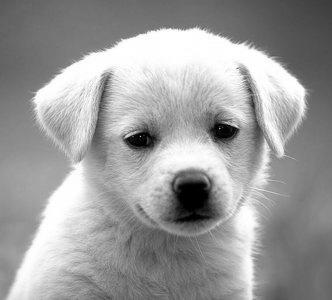
#> input picture 2. Assignment 2 - Image enhancement, Edge detection, and Frequency Domain Analysis/images/Task_2_Image_Restoration/5226523_orig.jpg, 332 x 300 px
$ python -i section1.py   (imports and definitions only)
#> lines starting #> are read from the running program, lines starting #| are printed output that depends on the picture; after the words box and inside, x2 and y2 are one past the last pixel; in counts of white or black regions, pixels touching at a corner belong together
### 2. Assignment 2 - Image enhancement, Edge detection, and Frequency Domain Analysis/utils.py
from pathlib import Path
import numpy as np
import cv2
import math

# ===================== Directory Layout =====================


BASE_DIR = Path(__file__).resolve().parent

# Image Input Paths
IMG_T1 = BASE_DIR / "Images" / "Task_1_Edge_Detection"
IMG_T2 = BASE_DIR / "Images" / "Task_2_Image_Restoration"
IMG_T3 = BASE_DIR / "Images" / "Task_3_Image_Enhancement"

# Output Paths
OUT_S1 = BASE_DIR / "output" / "section1"
OUT_S2 = BASE_DIR / "output" / "section2"
OUT_S3 = BASE_DIR / "output" / "section3"


# [19 lines left out: functions ensure_dirs, zero_pad, mirror_pad, not called in this run]


def convolve2d(image, kernel, padding="zero"):
    if image.ndim != 2 or kernel.ndim != 2:
        raise ValueError("Image and kernel must be 2D arrays.")

    H, W = image.shape
    kernal_h, kernal_w = kernel.shape

    pad_h = kernal_h // 2
    pad_w = kernal_w // 2

    if padding == "zero":
        padded = np.pad(
            image, ((pad_h, pad_h), (pad_w, pad_w)), mode="constant", constant_values=0
        )
    elif padding == "mirror":
        padded = np.pad(image, ((pad_h, pad_h), (pad_w, pad_w)), mode="reflect")
    else:
        raise ValueError("Padding mode must be 'zero' or 'mirror'.")

    output = np.zeros((H, W), dtype=np.float64)

    flipped_kernel = kernel[::-1, ::-1].astype(np.float64)

    # Slide the kernel across the image
    for y in range(H):
        for x in range(W):
            window = padded[y : y + kernal_h, x : x + kernal_w]
            output[y, x] = np.sum(window * flipped_kernel)
    return output


# [22 lines left out: functions load_bgr, load_grayscale, not called in this run]


def clip_uint8(arr):
    return np.clip(arr, 0, 255).astype(np.uint8)


# [6 lines left out: function normalise_to_uint8, not called in this run]


def gaussian_kernel(kernel_size, sigma):
    if kernel_size % 2 == 0:
        kernel_size += 1

    offsets = np.arange(kernel_size, dtype=np.float64) - kernel_size // 2
    gaussian_1d = np.exp(-(offsets**2) / (2.0 * sigma**2))
    # Create 2D kernel via outer product of 1D Gaussian (exploiting separability)
    kernel_2d = np.outer(gaussian_1d, gaussian_1d)

    return kernel_2d / kernel_2d.sum()


def gaussian_kernel_size(sigma):
    # Calculates kernel size to cover 3 standard deviations (99.7% of the Gaussian curve).
    # Ensures the resulting size is an odd integer (to have a true center pixel)
    # and enforces a minimum size of 3x3.
    size = int(2 * np.ceil(3 * sigma) + 1)
    if size % 2 == 0:
        size += 1
    return max(size, 3)


# [103 lines left out: functions crop_center_square, next_power_of_2, pad_to_power_of_2, compute_mse, _box_filter_fast, compute_ssim and 1 more, not called in this run]

### 2. Assignment 2 - Image enhancement, Edge detection, and Frequency Domain Analysis/section1.py
import os
import sys
import time
import numpy as np
import scipy.io
from scipy.ndimage import distance_transform_edt
from pathlib import Path
from visualize import save_image_row, save_robustness_plot
from utils import (
    convolve2d,
    load_grayscale,
    normalise_to_uint8,
    clip_uint8,
    gaussian_kernel,
    gaussian_kernel_size,
    IMG_T1,
    OUT_S1,
    ensure_dirs,
)

BASE_DIR = Path(__file__).resolve().parent
sys.path.insert(0, str(BASE_DIR))


SOBEL_KERNEL_X = np.array([[-1, 0, 1], [-2, 0, 2], [-1, 0, 1]], dtype=np.float64)

SOBEL_KERNEL_Y = np.array([[-1, -2, -1], [0, 0, 0], [1, 2, 1]], dtype=np.float64)

PREWITT_KERNEL_X = np.array([[-1, 0, 1], [-1, 0, 1], [-1, 0, 1]], dtype=np.float64)

PREWITT_KERNEL_Y = np.array([[-1, -1, -1], [0, 0, 0], [1, 1, 1]], dtype=np.float64)

ROBERTS_KERNEL_X = np.array([[1, 0], [0, -1]], dtype=np.float64)

ROBERTS_KERNEL_Y = np.array([[0, 1], [-1, 0]], dtype=np.float64)

LAPLACIAN_KERNEL = np.array([[0, 1, 0], [1, -4, 1], [0, 1, 0]], dtype=np.float64)


def sobel(gray):
    Gx = convolve2d(gray.astype(np.float64), SOBEL_KERNEL_X)
    Gy = convolve2d(gray.astype(np.float64), SOBEL_KERNEL_Y)
    mag = np.sqrt(Gx**2 + Gy**2)
    return Gx, Gy, mag


# [19 lines left out: functions prewitt, roberts, laplacian, not called in this run]


def _non_maximum_suppression(magnitude, direction):

    # Gradient angle in degrees, wrapped to [0, 180).
    angle_deg = np.rad2deg(direction) % 180.0

    # Quantise into 4 bins. The default bin (0) covers [0, 22.5) and
    # [157.5, 180), which both correspond to a near-horizontal gradient.
    direction_bin = np.zeros_like(angle_deg, dtype=np.uint8)
    direction_bin[(angle_deg >= 22.5) & (angle_deg < 67.5)] = 1  # ~45 deg
    direction_bin[(angle_deg >= 67.5) & (angle_deg < 112.5)] = 2  # vertical
    direction_bin[(angle_deg >= 112.5) & (angle_deg < 157.5)] = 3  # ~135 deg

    padded = np.pad(magnitude, 1, mode="constant", constant_values=0)

    # Eight one-pixel-shifted views of `magnitude`. Read each slice as
    # "the pixel <direction> of (i,j)" - e.g. `left[i,j]` is magnitude[i,j-1].
    left = padded[1:-1, :-2]
    right = padded[1:-1, 2:]
    up = padded[:-2, 1:-1]
    down = padded[2:, 1:-1]
    up_left = padded[:-2, :-2]
    up_right = padded[:-2, 2:]
    down_left = padded[2:, :-2]
    down_right = padded[2:, 2:]

    # For each pixel, pick its two neighbours along the gradient direction:
    #   bin 0 (horizontal gradient): left      / right
    #   bin 1 (45 deg gradient):     up-left   / down-right
    #   bin 2 (vertical gradient):   up        / down
    #   bin 3 (135 deg gradient):    up-right  / down-left
    n1 = np.where(
        direction_bin == 0,
        left,
        np.where(
            direction_bin == 1, up_left, np.where(direction_bin == 2, up, up_right)
        ),
    )
    n2 = np.where(
        direction_bin == 0,
        right,
        np.where(
            direction_bin == 1,
            down_right,
            np.where(direction_bin == 2, down, down_left),
        ),
    )

    keep = (magnitude >= n1) & (magnitude >= n2)
    output = np.where(keep, magnitude, 0.0)

    # Remove border pixels
    output[0, :] = 0
    output[-1, :] = 0
    output[:, 0] = 0
    output[:, -1] = 0

    return output


def _hysteresis_threshold(nms, low_thresh, high_thresh):

    STRONG = np.uint8(255)
    WEAK = np.uint8(128)

    output = np.zeros(nms.shape, dtype=np.uint8)
    output[nms >= high_thresh] = STRONG
    output[(nms >= low_thresh) & (nms < high_thresh)] = WEAK

    while True:
        strong_mask = output == STRONG
        padded_mask = np.pad(strong_mask, 1, mode="constant", constant_values=False)

        # Each slice below is `strong_mask` shifted by one pixel in one of the
        # eight directions. ORing all eight gives, for every pixel, whether
        # any of its 3x3 neighbours is currently strong.
        has_strong_neighbour = (
            padded_mask[:-2, :-2]
            | padded_mask[:-2, 1:-1]
            | padded_mask[:-2, 2:]
            | padded_mask[1:-1, :-2]
            | padded_mask[1:-1, 2:]
            | padded_mask[2:, :-2]
            | padded_mask[2:, 1:-1]
            | padded_mask[2:, 2:]
        )

        promote = (output == WEAK) & has_strong_neighbour
        if not promote.any():
            break
        output[promote] = STRONG

    # Any WEAK pixel that was never promoted becomes a non-edge.
    output[output == WEAK] = 0
    return output


def canny(gray, sigma=1.0, low_ratio=0.05, high_ratio=0.15):
    #  Gaussian smoothing
    ksize = gaussian_kernel_size(sigma)
    kernel = gaussian_kernel(ksize, sigma)
    blurred = convolve2d(gray.astype(np.float64), kernel)
    blurred_u8 = clip_uint8(blurred)

    #  Gradient magnitude & direction (Sobel)
    Gx, Gy, mag = sobel(blurred_u8)
    direction = np.arctan2(Gy, Gx)  # radians in [-pi, pi]

    #  Non-maximum suppression
    nms = _non_maximum_suppression(mag, direction)

    #  Hysteresis thresholding
    max_nms = nms.max() if nms.max() > 0 else 1.0
    low_thresh = low_ratio * max_nms
    high_thresh = high_ratio * max_nms
    edges = _hysteresis_threshold(nms, low_thresh, high_thresh)

    return {
        "blurred": blurred_u8,
        "magnitude": mag,
        "direction": direction,
        "nms": nms,
        "edges": edges,
        "sigma": sigma,
        "low_thresh": low_thresh,
        "high_thresh": high_thresh,
    }


# [312 lines left out: functions _load_gt_consensus, threshold_edge_map, _dilate_binary, evaluate_edge_detector, add_gaussian_noise, run_section1, not called in this run]


# [2 lines not run here, left out]

>>> import cv2
>>> picture = cv2.imread('images/Task_2_Image_Restoration/5226523_orig.jpg', cv2.IMREAD_GRAYSCALE)
#> picture is the input picture: shape (300, 332); min 0, max 255, mean 155.7
>>> result = canny(picture)
#> call 2 of convolve2d, with kernel = array of shape (3, 3), padding = 'zero'
#> after the loop in convolve2d (call 2), `for y in range(H):`:
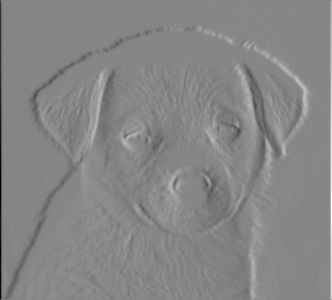
#> output: shape (300, 332) float64; min -576, max 520, mean 0.2; drawn with min black and max white
#> call 3 of convolve2d, with kernel = array of shape (3, 3), padding = 'zero'
#> after the loop in convolve2d (call 3), `for y in range(H):`:
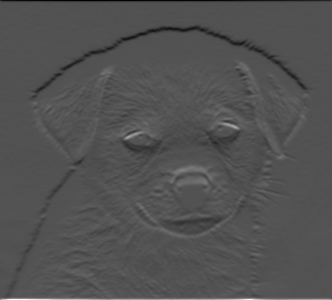
#> output: shape (300, 332) float64; min -412, max 863, mean -0.3; drawn with min black and max white
#> in canny, `direction = np.arctan2(Gy, Gx)`:
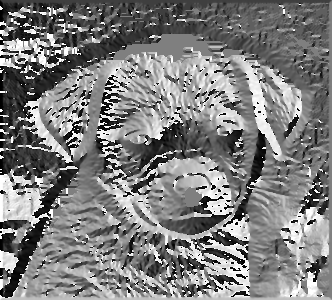
#> direction: shape (300, 332) float64; min -3.14, max 3.14, mean -0.0285; drawn with min black and max white
#> in _non_maximum_suppression, `angle_deg = np.rad2deg(direction) % 180.0`:
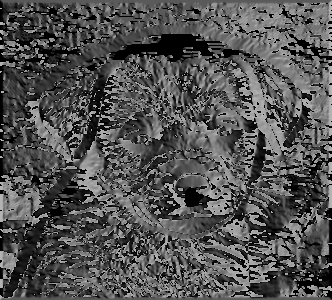
#> angle_deg: shape (300, 332) float64; min 0, max 179.9, mean 82.7
#> in _non_maximum_suppression, `keep = (magnitude >= n1) & (magnitude >= n2)`:
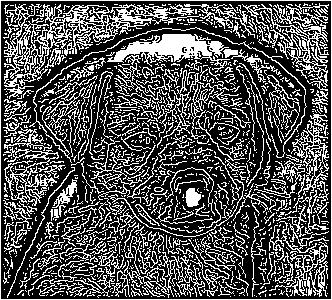
#> keep: shape (300, 332) bool; 32.2% white in thin lines or dots
#> in _non_maximum_suppression, `output[:, -1] = 0`:
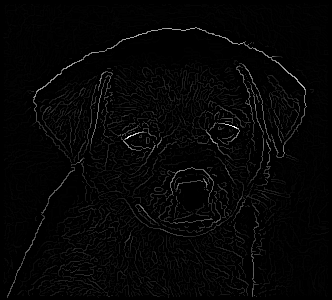
#> output: shape (300, 332) float64; min 0, max 456.4, mean 9.8; drawn with min black and max white
#> in canny, `max_nms = nms.max() if nms.max() > 0 else 1.0`: max_nms = 456.4
#> in canny, `low_thresh = low_ratio * max_nms`: low_thresh = 22.82
#> in canny, `high_thresh = high_ratio * max_nms`: high_thresh = 68.46
#> in canny, `edges = _hysteresis_threshold(nms, low_thresh, high_thresh)`:
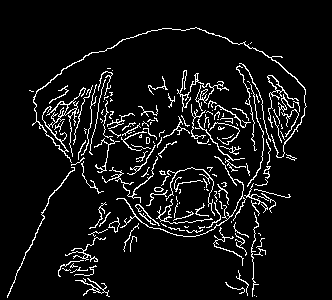
#> edges: shape (300, 332); 7.2% white in thin lines or dots, all inside (x1, y1, x2, y2) = (7, 27, 307, 298)
#> result = 8 items
